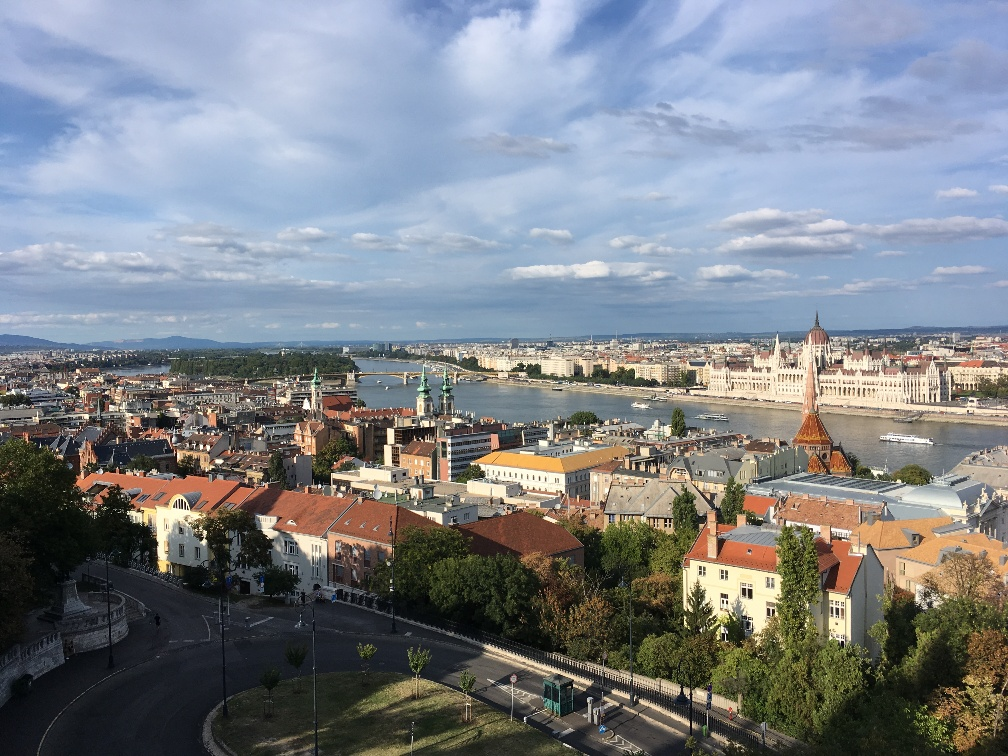
#> input picture image-stitching/stitch/left.jpg, 1008 x 756 px
$ python Stiching.py
#> lines starting #> are read from the running program, lines starting #| are printed output that depends on the picture
### image-stitching/functions.py
import matplotlib.pyplot as plt
import numpy as np
import cv2, skimage
from scipy.spatial import distance
import scipy

# some helper functions

def imread(fname):
    """
    read image into np array from file
    """
#> called with fname = './stitch/left.jpg'
    return cv2.imread(fname)
#> returned value is the input picture: shape (756, 1008, 3); mean B, G, R 137.1, 130.7, 125.8
#> call 2 of imread, with fname = './stitch/right.jpg'
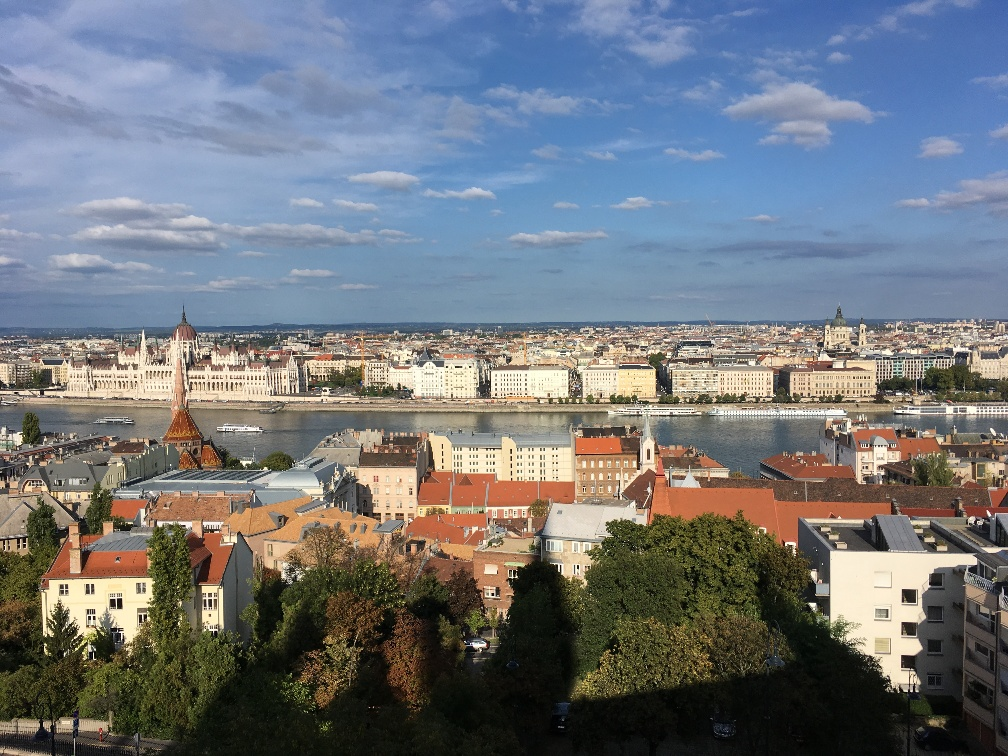
#> input picture image-stitching/stitch/right.jpg, 1008 x 756 px
#> in imread, returned value is the input picture: shape (756, 1008, 3); mean B, G, R 125, 118.5, 113.4

# [11 lines left out: functions imread_bw, imshow, not called in this run]

def get_sift_data(img):
    """
    detect the keypoints and compute their SIFT descriptors with opencv library
    """
    sift = cv2.SIFT_create()
    kp, des = sift.detectAndCompute(img, None)
#> kp = 4157 keypoints; strongest (x, y, size): (83, 499, 1.9), (319, 486, 2.2), (447, 427, 2.5), (259, 438, 2.2)
    kp = np.array([k.pt for k in kp])
#> kp = 4157 pairs, first value 2.63 to 1005.1, second value 12.46 to 752.1
    return kp, des

# [19 lines left out: function plot_inlier_matches, not called in this run]

### image-stitching/Stiching.py
import numpy as np
import cv2, skimage
from scipy.spatial import distance
from PIL import Image
from IPython.display import display
import scipy
import math
import functions


def get_best_matches(img1, img2, num_matches):
    kp1, des1 = functions.get_sift_data(img1)
#> kp1 has the same summary as kp in get_sift_data
    kp2, des2 = functions.get_sift_data(img2)
#> in get_sift_data (call 2), `kp, des = sift.detectAndCompute(img, None)`: kp = 4301 keypoints; strongest (x, y, size): (493, 594, 1.9), (89, 618, 2.2), (813, 605, 4.3), (909, 596, 9.7)
#> kp2 = 4301 pairs, first value 3.03 to 1004.6, second value 37.85 to 752.9

    # Find distance between descriptors in images
    dist = scipy.spatial.distance.cdist(des1, des2, 'sqeuclidean')
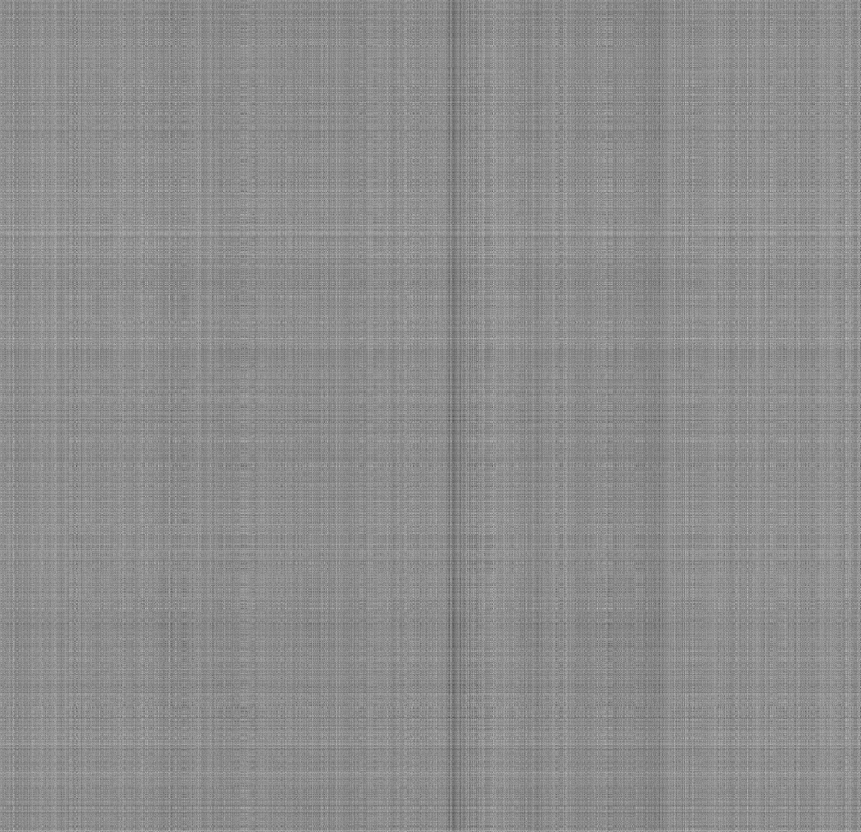
#> dist: shape (4157, 4301) float64 (shown at 1/5 size); min 1995, max 496539, mean 276855.3; drawn with min black and max white

    # get the matches according to dist
    used = set()
    matches = []

    ordering = np.argsort(np.reshape(dist, -1))

    for pair in ordering:
        point1 = pair // len(dist[0])
        point2 = pair % len(dist[0])
        if (point1 not in used) and (point2 not in used):
            x1, y1 = kp1[point1]
            x2, y2 = kp2[point2]
            #matches.append([x1, y1, x2, y2])
            matches.append([x2, y2, x1, y1])
            used.add(point1)
            used.add(point2)
        if len(matches) >= (num_matches):
            break
#> this loop made 321 passes
#> (pair, point1, point2, x1, y1, x2, y2) on passes 1 to 12: (13772680, 3202, 878, 808, 352.2, 175.9, 348.4), (13768378, 3201, 877, 808, 352.2, 175.9, 348.4), (17252779, 4011, 1468, 977.5, 268.7, 326.5, 272.7), (12688554, 2950, 604, 760.9, 239.2, 120.7, 229.5), (13080053, 3041, 712, 778.6, 240.4, 141.7, 232.5), (13084364, 3042, 722, 779.1, 272.6, 144, 266.1), (12361616, 2874, 542, 747.9, 238.7, 107.1, 228.3), (13510269, 3141, 828, 798.3, 337.8, 166.1, 333.7), (15213831, 3537, 1194, 876.1, 333, 241.4, 329.2), (13247864, 3080, 784, 785.6, 474.4, 156, 473.8), (14017897, 3259, 938, 817.4, 391, 186.7, 387), (13174726, 3063, 763, 782.1, 443.4, 151.5, 442.4)
#> (point1, point2, x1, y1, x2, y2) on passes 61 to 66: (3603, 1244, 892.7, 379.7, 257.5, 373.6), (2821, 526, 737.1, 480, 103.6, 485.2), (3346, 1043, 831.9, 698.9, 206.3, 687.6), (3486, 1164, 863.8, 550.7, 234.4, 539.1), (3418, 1095, 845.9, 531.1, 217.9, 523), (2547, 209, 687, 426, 42.25, 431.4)
#> after the loop, matches = 300 items, first 6: [175.9, 348.4, 808, 352.2], [175.9, 348.4, 808, 352.2], [326.5, 272.7, 977.5, 268.7], [120.7, 229.5, 760.9, 239.2], [141.7, 232.5, 778.6, 240.4], [144, 266.1, 779.1, 272.6]; used = 600 items
    matches = np.array(matches)
#> matches = 300 rows, first 6: [175.9, 348.4, 808, 352.2], [175.9, 348.4, 808, 352.2], [326.5, 272.7, 977.5, 268.7], [120.7, 229.5, 760.9, 239.2], [141.7, 232.5, 778.6, 240.4], [144, 266.1, 779.1, 272.6]
    return matches


img1 = functions.imread('./stitch/left.jpg')
img2 = functions.imread('./stitch/right.jpg')
data = get_best_matches(img1, img2, 300)
#> data has the same summary as matches in get_best_matches
#> (the run stopped early here; a loop or call above may not have finished)
